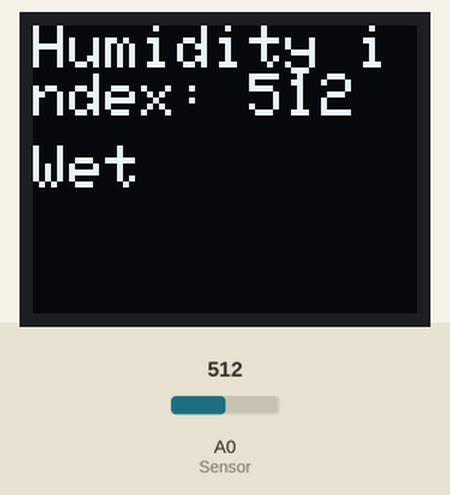
A sketch run on a simulated ESP8266 (NodeMCU). Shown: 64×48 one-colour display. Inputs (shaded band) come from the test bench; at power-on: A0 (Sensor) = 512. WiFi joins after 1.5 s; servers stay silent unless stated; what the sketch prints to the serial monitor is not drawn.

Above: at 3.0 s.
3.1 s: A0 (Sensor) set to 716
At 3.8 s:
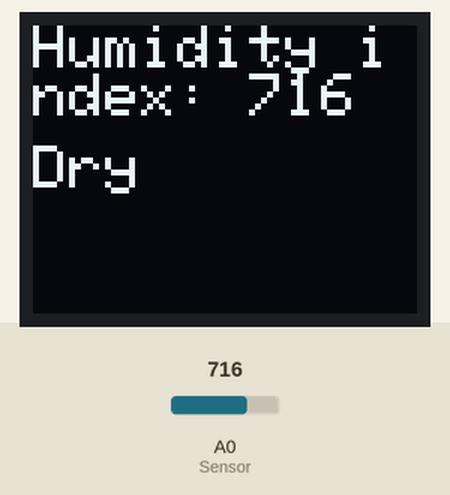
4.6 s: A0 (Sensor) set to 900
At 5.8 s:
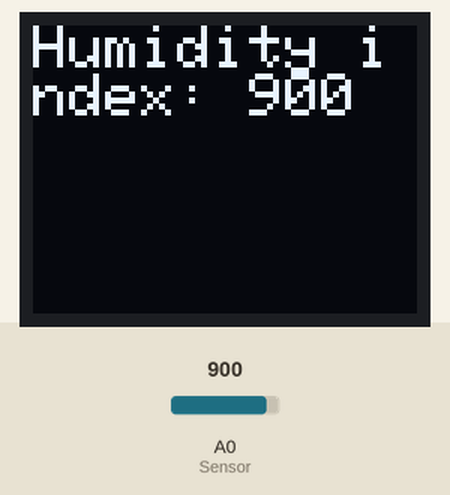
6.1 s: A0 (Sensor) set to 1023
At 7.2 s:
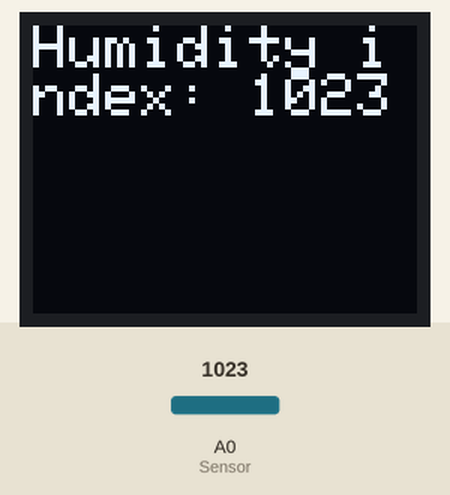
Timing chart, 0 to 9.1 s (numbered marks = the images above; inputs shaded):
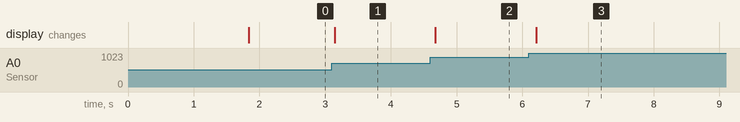

The sketch:

sketch_jul31d.ino
```cpp
// (licence header left out)
/* Comment this out to disable prints and save space */
#define BLYNK_PRINT Serial
#include <ESP8266WiFi.h>
#include <BlynkSimpleEsp8266.h>
#include <Wire.h>  // Include Wire if you're using I2C
#include <SFE_MicroOLED.h>  // Include the SFE_MicroOLED library
// You should get Auth Token in the Blynk App.
// Go to the Project Settings (nut icon).
char auth[] = "1cfb060debcf46a08729b25c0a405c85";
// Your WiFi credentials.
// Set password to "" for open networks.
char ssid[] = "GengRX";
char pass[] = "00000000";

// Use Virtual pin 5 for uptime display
#define PIN_UPTIME V5


//*************Sensor
const int AirValue = 850;   //you need to replace this value with Value_1
const int WaterValue = 350;  //you need to replace this value with Value_2
int intervals = (AirValue - WaterValue)/4;
int soilMoistureValue = 0;
// This function tells Arduino what to do if there is a Widget
// which is requesting data for Virtual Pin (5)
#define PIN_RESET 255  //
#define DC_JUMPER 0  // I2C Addres: 0 - 0x3C, 1 - 0x3D
MicroOLED oled(PIN_RESET, DC_JUMPER);  // I2C Example
BLYNK_READ(PIN_UPTIME)
{
  soilMoistureValue = analogRead(A0);  //put Sensor insert into soil
  // This command writes Arduino's uptime in seconds to Virtual Pin (5)
  if(soilMoistureValue > WaterValue && soilMoistureValue < (WaterValue + intervals))
{
  Blynk.virtualWrite(PIN_UPTIME,"Very Wet",soilMoistureValue);
}
else if(soilMoistureValue > (WaterValue + intervals) && soilMoistureValue < (WaterValue + 2*intervals))
{
  Blynk.virtualWrite(PIN_UPTIME,"Wet",soilMoistureValue);
}
else if(soilMoistureValue < WaterValue + 3*intervals && soilMoistureValue > (WaterValue + 2*intervals))
{
  Blynk.virtualWrite(PIN_UPTIME,"Dry",soilMoistureValue);
}
else if(soilMoistureValue < WaterValue + 4*intervals && soilMoistureValue > (WaterValue + 3*intervals))
{
  Blynk.virtualWrite(PIN_UPTIME,"Very Dry",soilMoistureValue);
}
}

void setup()
{
  // Debug console
  Serial.begin(9600);
  oled.begin();     // Initialize the OLED
  oled.clear(PAGE); // Clear the display's internal memory
  oled.clear(ALL);  // Clear the library's display buffer
  oled.display();   // Display what's in the buffer (splashscreen)
  Blynk.begin(auth, ssid, pass);
  // You can also specify server:
  //Blynk.begin(auth, ssid, pass, "blynk-cloud.com", 80);
 // Blynk.begin(auth, ssid, pass, "192.168.123.37", 8080);
}

void loop()
{
  soilMoistureValue = analogRead(A0);  //put Sensor insert into soil
oled.clear(PAGE);  // Clear the buffer
oled.setCursor(0, 0);
oled.print("Humidity index: ");          // Print "A0"
oled.setFontType(12);         // 7-segment font
oled.print(soilMoistureValue);  // Print a0 reading
oled.setCursor(0, 20);
if(soilMoistureValue > WaterValue && soilMoistureValue < (WaterValue + intervals))
{
  Serial.println("Very Wet");
  oled.print("Very Wet");          // Print "A0"
}
else if(soilMoistureValue > (WaterValue + intervals) && soilMoistureValue < (WaterValue + 2*intervals))
{
  Serial.println("Wet");
  oled.print("Wet");
}
else if(soilMoistureValue < WaterValue + 3*intervals && soilMoistureValue > (WaterValue + 2*intervals))
{
  Serial.println("Dry");
  oled.print("Dry");
}
else if(soilMoistureValue < WaterValue + 4*intervals && soilMoistureValue > (WaterValue + 3*intervals))
{
  Serial.println("Very Dry");
  oled.print("Very Dry");
}
oled.display(); //  Draw the memory buffer
//Blynk.virtualWrite(0, soilMoistureValue);
//Blynk.run();
  delay(100);
  Blynk.run();
}
```

Measured:
- after the input at 3.1 s, the display: changes after 0.05 s (image 1)
- after the input at 4.6 s, the display: changes after 0.08 s (image 2)
- after the input at 6.1 s, the display: changes after 0.11 s (image 3)
